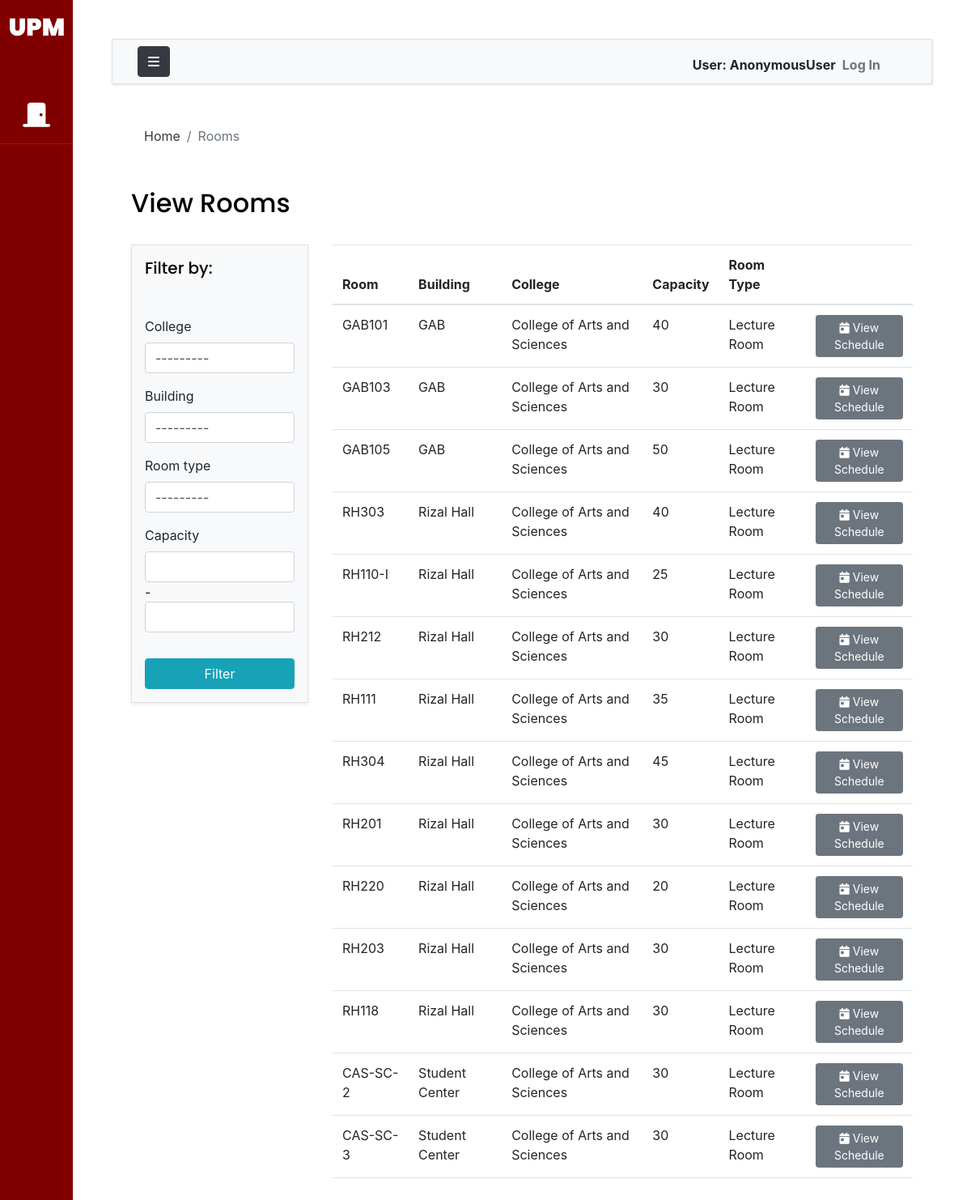
The app's page /rooms/, older data.
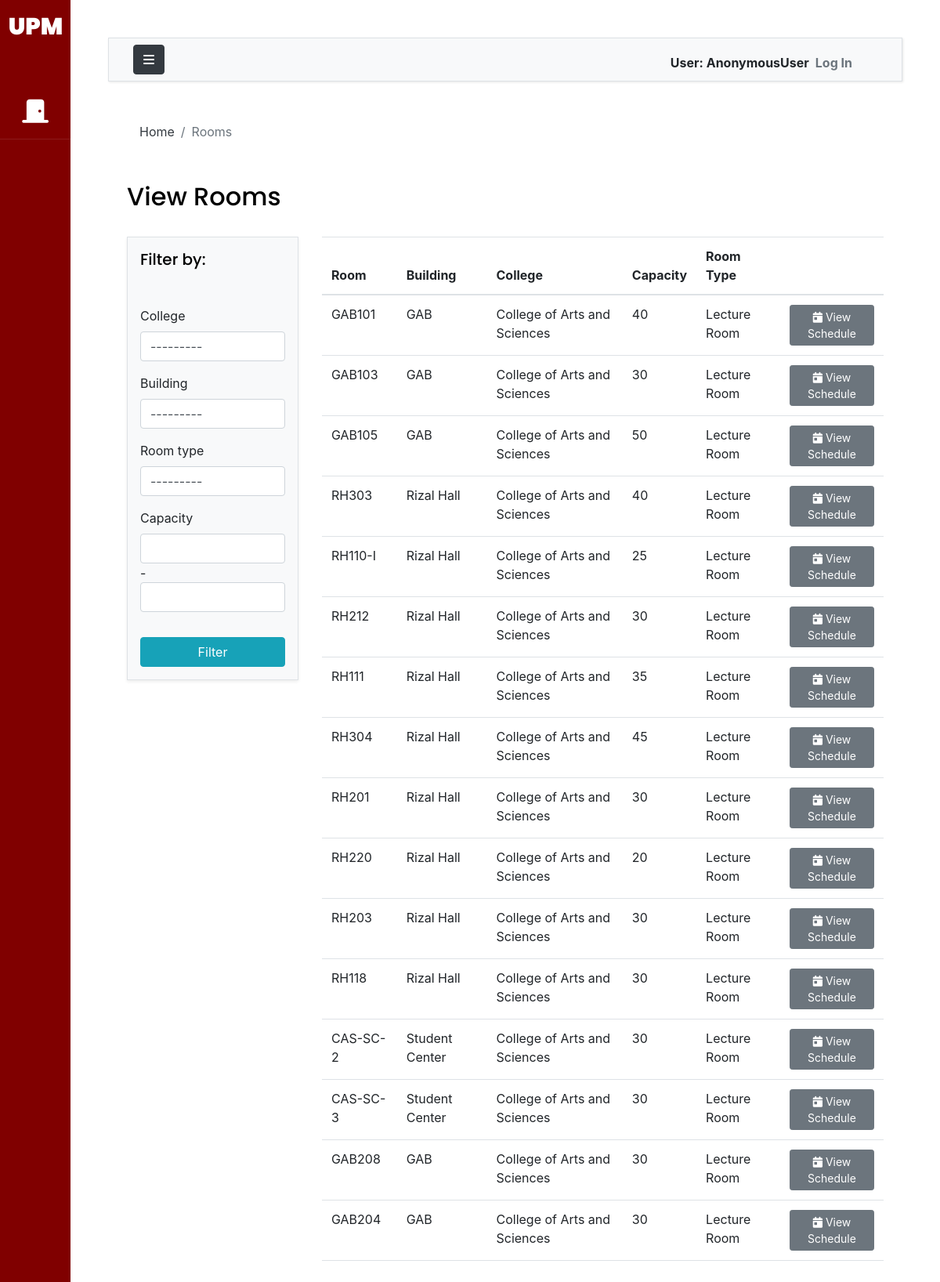
The same page, newer data.
### UPM/models.py (models this page shows, shortened)
class Room(models.Model):
    name = models.CharField(max_length=300, null=True, unique=True)
    slug = models.SlugField(null=True)
    room_type = models.ForeignKey(RoomType,on_delete=models.CASCADE,null=True)
    college = models.ForeignKey(College,on_delete=models.CASCADE,null=True)
    building = models.ForeignKey(Building, on_delete=models.CASCADE, null=True)
    capacity = models.IntegerField()

class Building(models.Model):
    name = models.CharField(max_length=300,null=True)
    college = models.ForeignKey(College,on_delete=models.CASCADE,null=True)
    slug = models.SlugField(null=True)
    def __str__(self):
        return self.name

class College(models.Model):
    name = models.CharField(max_length=300,null=True)
    slug = models.SlugField(null=True)
    def __str__(self):
        return self.name

class RoomType(models.Model):
    name = models.CharField(max_length=300,null=True, unique=True)
    slug = models.SlugField(null=True)
    def __str__(self):
        return self.name

### UPM/views.py (the view)
# urls.py: path('rooms/',views.roomView,name='roomView'),
def roomView(request):
    rooms = Room.objects.all()
    rfilter= RoomFilter(request.GET,queryset=rooms)
    build = Building.objects.all()
    college = College.objects.all()
    rooms = rfilter.qs
    context={'rooms':rooms,'filter':rfilter,'building':build,'colleges':college}
    return render(request,'UPM/room-view.html',context)

### templates/UPM/room-view.html (shortened to what this page needs)
{% extends 'base.html' %}
{% load static %}
{% load crispy_forms_tags %}
{% block breadcrumb %}
<nav aria-label="breadcrumb">
  <ol class="breadcrumb mt-3 ms-4 bg-body">
    <li class="breadcrumb-item"><a href="{% url 'indexPage' %}" class="text-dark">Home</a></li>
    <li class="breadcrumb-item active" aria-current="page">Rooms</li>
  </ol>
</nav>
{% endblock breadcrumb %}
{% block content %}
<div class = "container-xl px-4 pb-2">
    <h2 class="py-4">View Rooms</h2>
    <div class = 'row h-100 '>
        <div class = "col-sm-3 vh-75 " >
            <div class = 'p-3 vh-75 shadow-sm border bg-light'>
                <h5 class='mb-5'>Filter by:</h5>
                <form method = "GET">
                    {{filter.form | crispy}}
                    <button class = "btn btn-info w-100 mt-3" type = 'submit'>Filter</button>
                </form>
            </div>
        </div>
        <div class = "col-sm-9 h-100 ">
            <table class="table">
                <thead>
                  <tr>
                    <th scope="col">Room</th>
                    <th scope="col">Building</th>
                    <th scope="col">College</th>
                    <th scope="col">Capacity</th>
                    <th scope="col">Room Type</th>
                    <th scope="col"></th>
                  </tr>
                </thead>
                <tbody>
                {% for room in rooms %}
                  <tr>
                    <td>{{room.name}}</td>
                    <td>{{room.building}}</td>
                    <td>{{room.college}}</td>
                    <td>{{room.capacity}}</td>
                    <td>{{room.room_type}}</td>
                    <td><a class='btn btn-secondary btn-sm' href = {% url 'calendarView' room.slug %}><i class="fa-solid fa-calendar-day"></i> View Schedule</a></td>
                  </tr>
                {% endfor %}
                </tbody>
              </table>
        </div>
    </div>
</div>
{% endblock content %}

### templates/base.html (shortened to what this page needs)
{% load static %}
{% load crispy_forms_tags %}
<!DOCTYPE html>
<html lang="en">
    <head>
        {% include 'css_modules.html' %}
    </head>
    <body>
        <div class="wrapper d-flex align-items-stretch">
            <nav id="sidebar" class="active">
                <h1><a href="{% url 'indexPage' %}" class="logo mt-2 pt-2">UPM</a></h1>
                <ul class="list-unstyled components mb-5">
                    {% if request.user.is_authenticated %}
                    <li>
                        <a href="{% url 'viewBookings' %}"><i class="fa-solid fa-calendar-day"></i> <span class="link_label ms-1"> Bookings</span></a>
                    </li>
                        {% if request.user.user_type == none %}
                        <li>
                            <a data-bs-toggle="collapse" href="#collapseOptions" role="button" aria-expanded="false" aria-controls="collapseOptions" id="clps"><i class="fa fa-cogs"></i> <span class="link_label">Administrator</span></a>
                            <div class="collapse" id="collapseOptions">
                                <a class='sub ms-4' href="{% url 'manageUsers' %}"><i class="sub fa fa-user"></i><span class="link_label ms-2">Manage Users</span></a>
                                <a class='sub ms-4' href="{% url 'manageCollege' %}"><i class="sub fa-solid fa-school"></i></i><span class="link_label">Manage Colleges</span></a>
                                <a class='sub ms-4' href="{% url 'manageRooms' %}"><i class="sub fa-solid fa-door-closed"></i><span class="link_label ms-1">Manage Rooms</span></a>
                                <a class='sub ms-4' href="{% url 'manageTerm' %}"><i class="sub fa fa-calendar"></i><span class="link_label ms-2">Manage Terms</span></a>
                            <div>
                        </li>
                        {% else %}
                            {% if request.user.user_type == 3 %}
                            <li>
                                <a href="{% url 'uploadPage' %}"><i class="fa-solid fa-upload"></i><span class="link_label"> Upload</span></a>
                            </li>
                            {%endif%}
                            {% if request.user.user_type != none %}
                            <li>
                                <a href="{% url 'roomView' %}"><i class="fa-solid fa-door-closed"></i> <span class="link_label">View Rooms</span></a>
                            </li>
                        {% endif %}
                        {% endif %}
                    {% else %}
                    <li>
                        <a href="{% url 'roomView' %}"><i class="fa-solid fa-door-closed"></i> <span class="link_label ms-1">View Rooms</span></a>
                    </li>
                    {% endif %}
                </ul>
            </nav>
            <div id="content" class="p-4 p-md-5 bg-body">
                <nav class="navbar navbar-expand-lg navbar-light bg-light border">
                    <div class="container-fluid">
                        <button type="button" id="sidebarCollapse" class="btn btn-dark">
                            <i class="fa fa-bars"></i>
                        </button>
                        <div class="collapse navbar-collapse" id="navbarSupportedContent">
                            <ul class="nav navbar-nav ml-auto">
                                <span class="fw-bolder mt-2">User: {{request.user}}</span>
                                {% if request.user.is_authenticated %}
                                <li class="nav-item dropdown me-3 pe-3">
                                        <a class="nav-link dropdown-toggle" href="#" id="navbarDropdown" role="button" data-bs-toggle="dropdown" aria-expanded="false">
                                        Account
                                        </a>
                                        <ul class="dropdown-menu" aria-labelledby="navbarDropdown">
                                        <li><a class="dropdown-item" href="{% url 'profile' %}">Profile</a></li>
                                        <li><hr class="dropdown-divider"></li>
                                        <li><a class="dropdown-item" href="{% url 'logout' %}">Logout</a></li>
                                        </ul>
                                    </li>
                                {% else %}
                                    <a class='text-secondary mt-2 ms-2 me-3 pe-3' href="{% url 'loginPage' %}" id="navbarDropdown" >
                                       <strong>Log In</strong>
                                    </a>
                                {% endif %}
                            </ul>
                        </div>
                    </div>
                </nav>
                <main>
                    <div class="app-title">
                        {% block breadcrumb %}
                        {% endblock breadcrumb %}
                    </div>
                    {% block content %}
                    {% endblock content %}
                </main>
            </div>
		</div>
    </body>
</html>

### templates/css_modules.html (shortened to what this page needs)
{% load static %}
<link href="https://cdn.jsdelivr.net/npm/bootstrap@5.1.3/dist/css/bootstrap.min.css" rel="stylesheet">
<link rel="stylesheet" href="{% static 'css/style.css'%}?{% now 'U' %}">
<link rel="stylesheet" href="{% static 'css/bootstrap.min.css'%}?{% now 'U' %}">
<link rel="stylesheet" href="https://cdn.jsdelivr.net/npm/@fortawesome/fontawesome-free@6.1.1/css/fontawesome.min.css">

### templates/script_modules.html (shortened to what this page needs)
{% load static %}

Row changes from the older to the newer data that the page shows:
added Room: name "GAB208", building "GAB", college "College of Arts and Sciences", capacity "30", room_type "Lecture Room"
added Room: name "GAB204", building "GAB", college "College of Arts and Sciences", capacity "30", room_type "Lecture Room"
